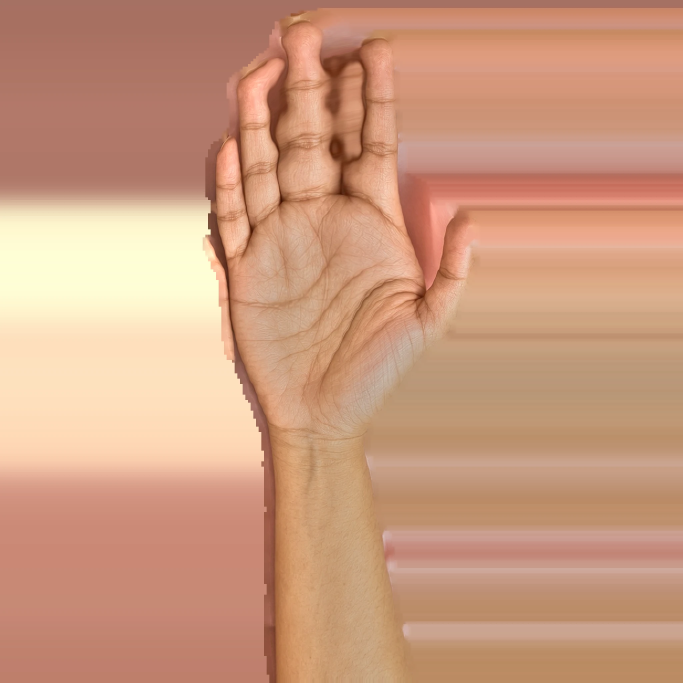
#> input picture assets/ml-source/photo/bare-palm.webp, 2048 x 2048 px (shown at 1/3 size); its folder holds 3 pictures in this run
$ python synth.py
#> lines starting #> are read from the running program, lines starting #| are printed output that depends on the picture
# Synthetic training data for henna segmentation (docs/HAND_AI_ARCHITECTURE.md §5.2).
#
# Every sample = a crop of REAL bare skin (our own photos) + a henna mask we know exactly, stained onto the
# skin with a physically motivated dye model, plus things that are NOT henna (creases, shadows, veins, moles)
# and camera effects. Labels are exact, so the model learns "henna vs everything else" without anyone's
# copyrighted photos. A share of samples are "silver" real pairs: the owner's photo palms minus the matching
# bare palm (same frame), labelled by colour difference.
#
# Sources (all owned by the project): assets/ml-source/photo/bare-palm.webp, assets/tryon-source/atlas-bare.jpg, public/tryon/model/back-bare.jpg,
# scripts/out/ml/masks/*.png (rasterised procedural designs, scripts/ml/render_svgs.py).
import math
import pathlib

import cv2
import numpy as np

ROOT = pathlib.Path(__file__).resolve().parents[2]
MASKS = ROOT / "scripts" / "out" / "ml" / "masks"
PHOTO = ROOT / "assets" / "ml-source" / "photo"  # training photo pairs (not served)
FRAME = 1024
HOLDOUT_DESIGNS = ("trail",)  # real pairs kept out of training, used for the real-photo check
PAIR_DESIGNS = ("arabic", "bridal", "floral", "minimal", "royal", "trail")

# Stain colours measured on real henna (fresh orange → day-2 maroon) and paste colours (wet / dry).
STAIN = np.array([[215, 105, 50], [190, 85, 40], [165, 68, 34], [135, 50, 28], [110, 36, 24], [85, 30, 24]], np.float32)
PASTE = np.array([[62, 46, 30], [48, 38, 26], [56, 52, 32], [72, 50, 34]], np.float32)
SKIN_REF = np.array([225, 180, 150], np.float32)


def _read_rgba(path: pathlib.Path, size: int | None = None) -> np.ndarray:
#> called with size = 1024
    im = cv2.imread(str(path), cv2.IMREAD_UNCHANGED)
#> im is the input picture: shape (2048, 2048, 4); mean B, G, R, A 126.6, 154.6, 204.2, 57.1
    if im is None:
        raise FileNotFoundError(path)
    if im.ndim == 2:
        im = cv2.cvtColor(im, cv2.COLOR_GRAY2BGRA)
    if im.shape[2] == 3:
        im = np.dstack([im, np.full(im.shape[:2], 255, np.uint8)])
    im = cv2.cvtColor(im, cv2.COLOR_BGRA2RGBA)
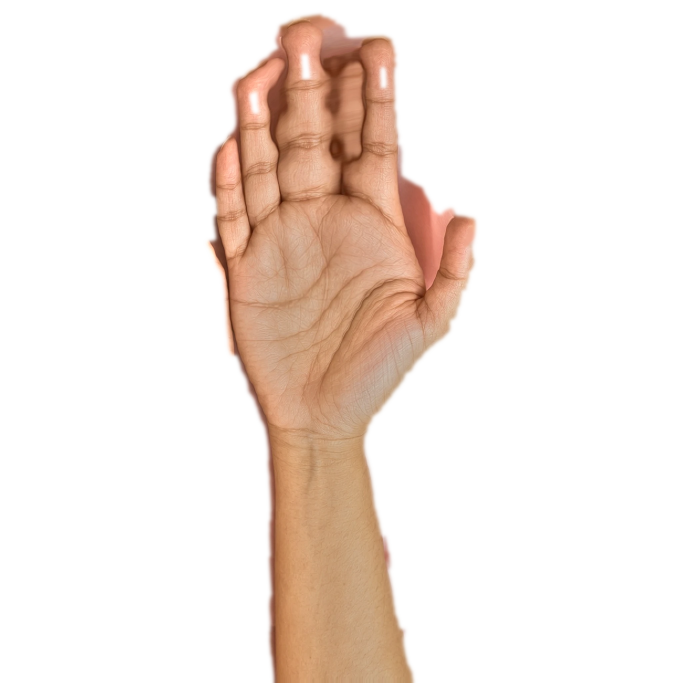
#> im: shape (2048, 2048, 4) (shown at 1/3 size); mean R, G, B, A 204.2, 154.6, 126.6, 57.1; transparent parts drawn white
    if size:
        im = cv2.resize(im, (size, size), interpolation=cv2.INTER_AREA)
#> im: shape (1024, 1024, 4)
    return im


# [20 lines left out: function silver_label, not called in this run]


class Resources:
    def __init__(self, real_dir: str | None = None):
        self.skins: list[np.ndarray] = []
        bare = _read_rgba(PHOTO / "bare-palm.webp", FRAME)
        self.skins.append(bare)
        for f in ("assets/tryon-source/atlas-bare.jpg", "public/tryon/model/back-bare.jpg"):
            self.skins.append(_read_rgba(ROOT / f))
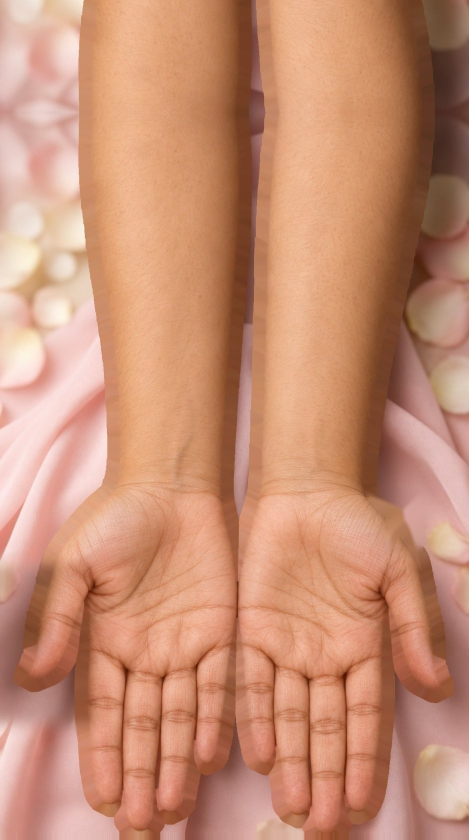
#> input picture assets/tryon-source/atlas-bare.jpg, 938 x 1680 px (shown at 1/2 size)
#> in _read_rgba, im is the input picture: shape (1680, 938, 3); mean B, G, R 115.9, 143.1, 200
        self.masks = [_read_rgba(p)[..., 3] for p in sorted(MASKS.glob("*.png"))]
        if not self.masks:
            raise SystemExit("No masks: run python scripts/ml/render_svgs.py first")
        self.pairs: list[tuple[np.ndarray, np.ndarray, str]] = []  # (photo RGBA, label, design)
        for d in PAIR_DESIGNS:
            for v in ("", "-stain"):
                p = PHOTO / f"{d}-palm{v}.webp"
                if p.exists():
                    t = _read_rgba(p, FRAME)
                    self.pairs.append((t, silver_label(bare, t), d))
        self.train_pairs = [p for p in self.pairs if p[2] not in HOLDOUT_DESIGNS]
        # admin-approved real photos (scripts/ml/autolearn.py): <id>_photo.png (RGBA, hand frame) + <id>_label.png
        self.real: list[tuple[np.ndarray, np.ndarray]] = []
        if real_dir:
            for ph in sorted(pathlib.Path(real_dir).glob("*_photo.png")):
                lb = ph.with_name(ph.name.replace("_photo.png", "_label.png"))
                if lb.exists():
                    self.real.append((_read_rgba(ph, FRAME), (cv2.imread(str(lb), cv2.IMREAD_GRAYSCALE) > 127).astype(np.float32)))


# ------------------------------------------------------------------ procedural henna patterns
def _pt(rng, r):
    return (int(rng.uniform(0.1, 0.9) * r), int(rng.uniform(0.1, 0.9) * r))


# [311 lines left out: functions draw_patterns, _smooth_field, _skin_tone, _negatives, stain, camera and 5 more, not called in this run]


if __name__ == "__main__":  # preview sheet: python scripts/ml/synth.py
#> (the run stopped early here; a loop or call above may not have finished)
